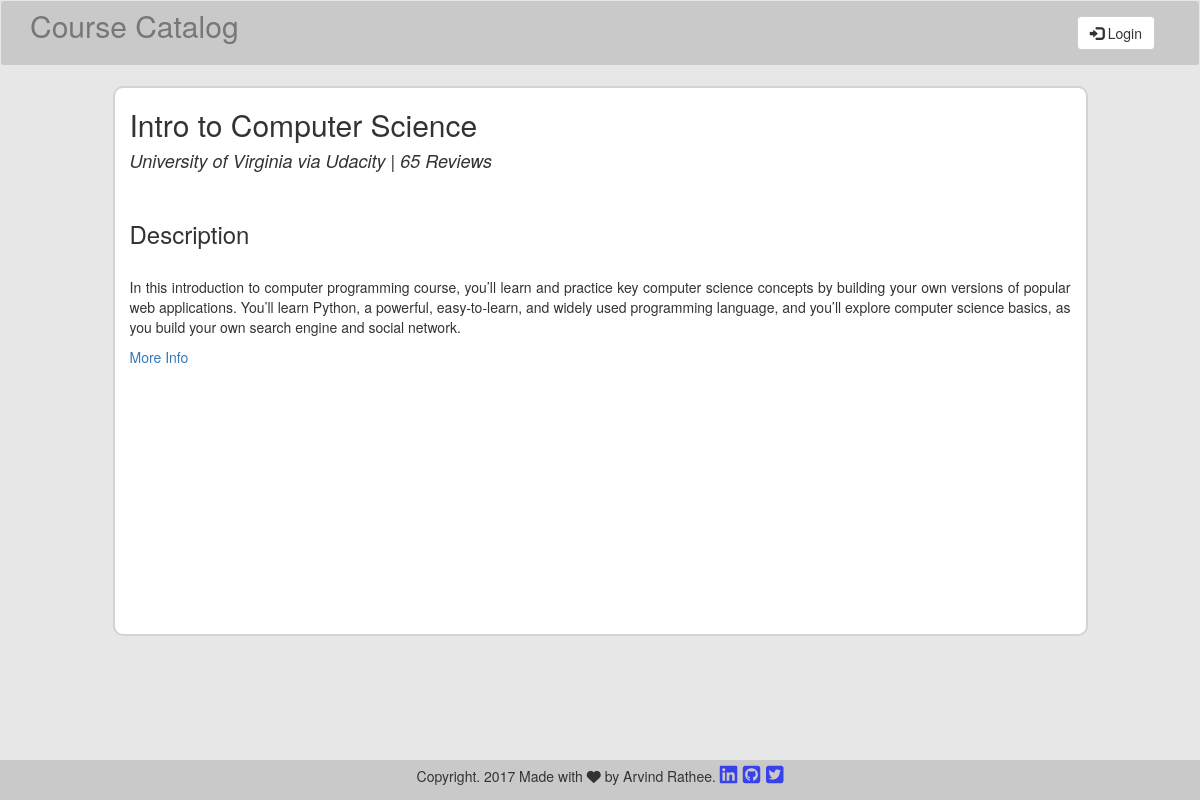
The page /Beginner/Intro to Computer Science/ on the database its author committed.
### database_setup.py (models this page shows, shortened)
class Course(Base):
    __tablename__ = 'course'
    id = Column(Integer, primary_key=True)
    name = Column(String(250), nullable=False)
    created_date = Column(DateTime, default=func.current_timestamp())
    description = Column(String(250))
    provider = Column(String(250))
    link = Column(String(250))
    review = Column(String(10))
    level_id = Column(Integer, ForeignKey('level.id'))
    level = relationship(Level)
    user_id = Column(Integer, ForeignKey('user.id'))
    user = relationship(User)

### app.py (the view)
@app.route('/<level_name>/<course_name>/')
def showCourse(level_name, course_name):
    level = session.query(Level).filter_by(name=level_name).one()
    course = session.query(Course).filter_by(name=course_name).one()
    if 'username' not in login_session:
        return render_template('public_course.html',
                               course=course, level=level)
    else:
        return render_template('member_course.html',
                               course=course, level=level)

### templates/public_course.html
{% extends "main.html" %}
{% block content %}
<div class="row">
	<div class="col-md-1 col-sm-1 col-xs-0"></div>
	<div class="col-md-10 col-sm-10 col-xs-12 course-description">
		<h2>
			{{ course.name }}
		</h2>
		<h4>
			<em>{{course.provider}} | {{course.review}} Reviews</em>
		</h4>
		<br>
		<h3>
			Description
		</h3>
		<br>
		<p>
			{{course.description}}
		</p>
		<a href="{{course.link}}">
			More Info
		</a>
		<br><br><br>
	</div>
	<div class="col-md-1 col-sm-1 col-xs-0"></div>
</div>
{% endblock %}

### static/styles.css (style rules this page uses)
body { background-color: #e7e7e7; }
.course-description { border: 2px solid #D3D3D3; border-radius: 10px 10px 10px 10px; background-color: #fff; height: 550px; }
.course-description p { text-align: justify; }

### rows shown on the page
Course: name "Intro to Computer Science", provider "University of Virginia via Udacity", review "65", description "In this introduction to computer programming course, you’ll learn and practice key computer science concepts by building your own versions of popular web applications. You’ll learn Python, a powerful, easy-to-learn, and widely used programming language, and you’ll explore computer science basics, as you build your own search engine and social network."
